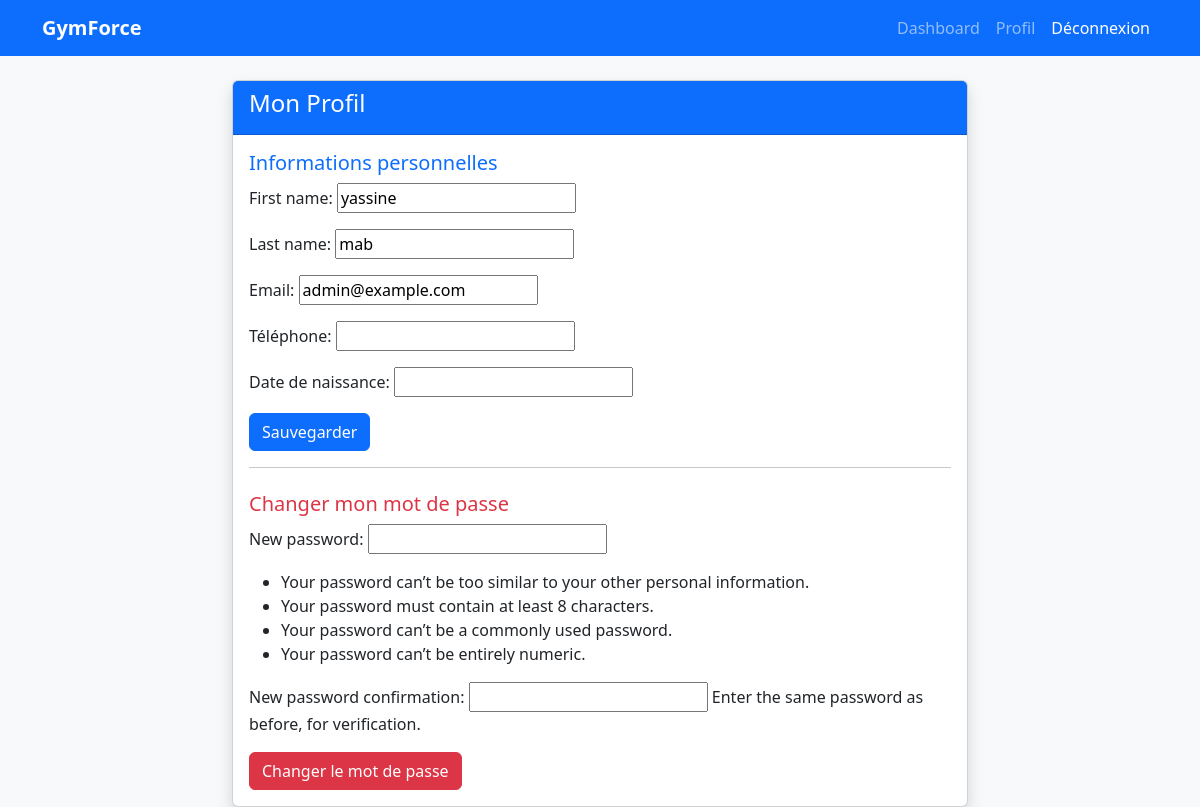
Before: /profile/ (signed in) with the older database file.
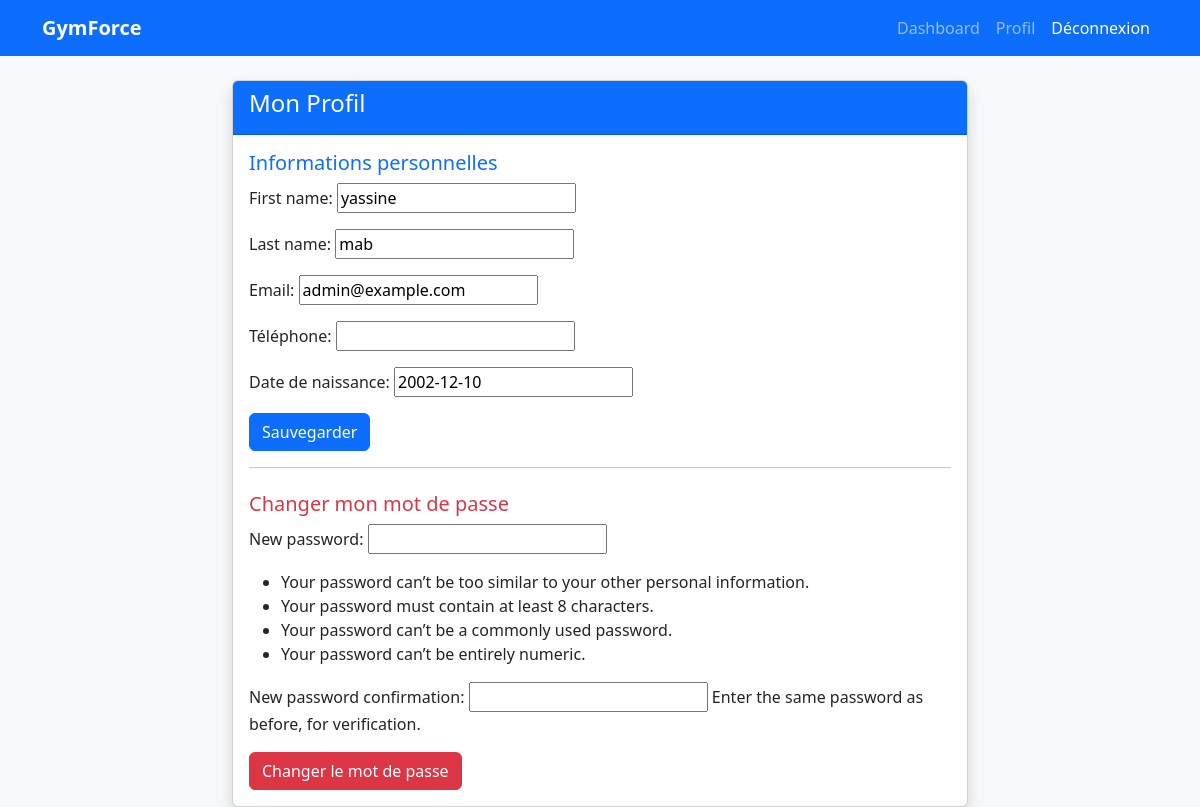
After: the same page with the newer database file.
### accounts/models.py (models this page shows, shortened)
class CustomUser(AbstractUser):
    ROLE_CHOICES = (
        ('admin', 'Administrateur'),
        ('client', 'Client'),
    )
    email = models.EmailField(unique=True, verbose_name="Email")
    role = models.CharField(max_length=10, choices=ROLE_CHOICES, default='client')
    phone = models.CharField(max_length=15, blank=True, null=True, verbose_name="Téléphone")
    date_of_birth = models.DateField(blank=True, null=True, verbose_name="Date de naissance")
    USERNAME_FIELD = 'email'
    REQUIRED_FIELDS = []  # rien d'obligatoire en plus de l'email
    objects = CustomUserManager()  # CETTE LIGNE ÉTAIT MANQUANTE !

### accounts/views.py (the view, shortened to what this page needs)
# urls.py: path('profile/', ProfileView.as_view(), name='profile'),
class ProfileView(LoginRequiredMixin, UpdateView):
    model = CustomUser
    fields = ['first_name', 'last_name', 'email', 'phone', 'date_of_birth']
    template_name = 'accounts/profile.html'
    success_url = reverse_lazy('accounts:profile')
    def get_object(self):
        return self.request.user
    def get_context_data(self, **kwargs):
        context = super().get_context_data(**kwargs)
        context['password_form'] = SetPasswordForm(user=self.request.user)
        return context

### accounts/templates/accounts/profile.html (shortened to what this page needs)
{% extends "accounts/base.html" %}
{% block content %}
<div class="row justify-content-center mt-4">
    <div class="col-md-8">
        <div class="card shadow">
            <div class="card-header bg-primary text-white">
                <h4>Mon Profil</h4>
            </div>
            <div class="card-body">
                <h5 class="text-primary">Informations personnelles</h5>
                <form method="post">
                    {{ form.as_p }}
                    <button type="submit" class="btn btn-primary">Sauvegarder</button>
                </form>
                <hr>
                <h5 class="text-danger mt-4">Changer mon mot de passe</h5>
                <form method="post">
                    {{ password_form.as_p }}
                    <button type="submit" name="change_password" class="btn btn-danger">
                        Changer le mot de passe
                    </button>
                </form>
            </div>
        </div>
    </div>
</div>
{% endblock %}

### accounts/templates/accounts/base.html (shortened to what this page needs)
<!DOCTYPE html>
<html lang="fr">
<head>
    <link href="https://cdn.jsdelivr.net/npm/bootstrap@5.3.3/dist/css/bootstrap.min.css" rel="stylesheet">
    <link href="https://cdnjs.cloudflare.com/ajax/libs/font-awesome/6.5.0/css/all.min.css" rel="stylesheet">
</head>
<body class="bg-light">
    <nav class="navbar navbar-expand-lg navbar-dark bg-primary">
        <div class="container">
            <a class="navbar-brand fw-bold" href="{% url 'accounts:dashboard' %}">GymForce</a>
            <div class="navbar-nav ms-auto">
                {% if user.is_authenticated %}
                    <a class="nav-link" href="{% url 'accounts:dashboard' %}">Dashboard</a>
                    <a class="nav-link" href="{% url 'accounts:profile' %}">Profil</a>
                    <form method="post" action="{% url 'logout' %}" class="d-inline">
    <button type="submit" class="nav-link btn btn-link text-white">Déconnexion</button>
</form>
                {% else %}
                    <a class="nav-link" href="{% url 'accounts:login' %}">Connexion</a>
                    <a class="nav-link" href="{% url 'accounts:signup' %}">Inscription</a>
                {% endif %}
            </div>
        </div>
    </nav>
    <div class="container mt-4">
        {% block content %}{% endblock %}
    </div>
</body>
</html>

Changed rows visible on the page:
changed CustomUser "yassine": date_of_birth (not shown) → "2002-12-10"
